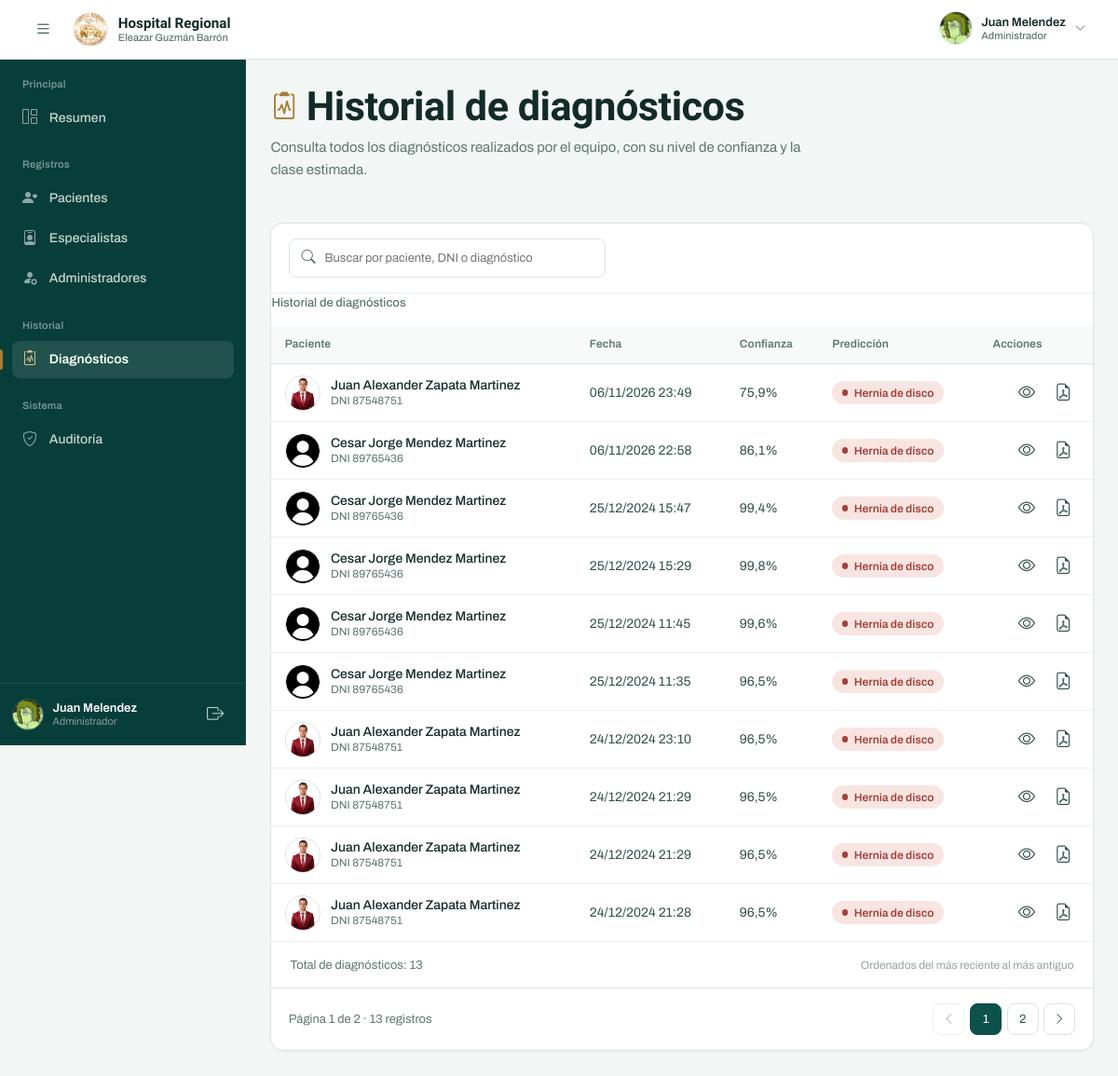
The page /historial/ (signed in) on the database its author committed.
### tasks/models.py (models this page shows, shortened)
class Usuario(AbstractBaseUser):
    primer_nombre = models.CharField(max_length=200)
    segundo_nombre = models.CharField(max_length=200, blank=True)
    apellido_paterno = models.CharField(max_length=200)
    apellido_materno = models.CharField(max_length=200)
    codigo_empl = models.CharField(max_length=10)
    usuario_administrador = models.BooleanField(default=False)
    estado = models.ForeignKey(Estado, on_delete=models.CASCADE,null=True)
    username = models.CharField(max_length=20, unique=True, null=False)
    email = models.EmailField(max_length=200,unique=True)  # Cambiado a EmailField
    telefono = models.CharField(max_length=9, validators=[MinLengthValidator(9)], null=True, blank=True)
    dni = models.CharField(max_length=8, validators=[MinLengthValidator(8)], null=True, blank=True)
    foto = models.ImageField('Imagen de perfil', upload_to='usuarios1/', null=True, blank=True)
    fecha_creacion = models.DateTimeField(auto_now_add=True)
    es_demo = models.BooleanField(default=False, db_index=True)
    objects = UsuarioManager()
    USERNAME_FIELD = 'username'
    REQUIRED_FIELDS = ['email', 'primer_nombre', 'segundo_nombre', 'apellido_paterno', 'apellido_materno']
    @property
    def is_active(self):
        return self.estado_id is not None and self.estado.name == "Activo"

class Historial_paciente (models.Model):
    empleado = models.ForeignKey(Usuario, on_delete=models.CASCADE)
    paciente = models.ForeignKey(Paciente, on_delete=models.CASCADE)
    padecimiento = models.ForeignKey(Padecimiento, on_delete=models.CASCADE)
    fecha = models.DateTimeField(auto_now_add=True)
    precision_value = models.DecimalField(max_digits=10, decimal_places=2, default=Decimal('0.00'))
    es_demo = models.BooleanField(default=False, db_index=True)

class Paciente (models.Model):
    primer_nombre = models.CharField(max_length=200)
    segundo_nombre = models.CharField(max_length=200, blank=True)
    apellido_paterno = models.CharField(max_length=200)
    apellido_materno = models.CharField(max_length=200)
    correo = models.CharField(max_length=200, blank=True)
    telefono = models.CharField(max_length=9, validators=[MinLengthValidator(9)], blank=True)
    dni = models.CharField(max_length=8, validators=[MinLengthValidator(8)],unique=True)
    foto = models.ImageField('Imagen de perfil', upload_to='perfil/', null=True, blank=True)
    fecha_creacion = models.DateTimeField(auto_now_add=True)
    activo = models.BooleanField(default=True)
    es_demo = models.BooleanField(default=False, db_index=True)

### tasks/views.py (the view)
# urls.py: path('historial/',v.moduloHistorialD,name='historial_d'),
@login_required
def moduloHistorialD(request):
    titulo = "Historial de diagnósticos"
    q = _texto_busqueda(request)
    historial = Historial_paciente.objects.select_related(
        'paciente', 'padecimiento', 'empleado'
    ).order_by('-fecha')
    historial = _buscar_historial(historial, q)
    paginator = Paginator(historial, 10)
    page_obj = paginator.get_page(request.GET.get('page'))
    return render(request, "crud/historiald.html",{
        'titulo':titulo,
        'historial':page_obj,
        'page_obj':page_obj,
        'cantidad':paginator.count,
        'q':q,
        'querystring':_querystring_sin_pagina(request),
    })

### tasks/templates/crud/historiald.html
{% extends 'crud/basecrud.html' %} {% load static %} {% block page_title %}Historial de diagnósticos{% endblock %} {% block icon_crud %}<i class="bi bi-clipboard2-pulse" aria-hidden="true"></i>{% endblock %} {% block descripcion %} Consulta todos los diagnósticos realizados por el equipo, con su nivel de confianza y la clase estimada. {% endblock %} {% block crud_mod %} {% include 'crud/_historial_tabla.html' with caption="Historial de diagnósticos" origen="d" %} {% endblock %}

### tasks/templates/layout/base.html (shortened to what this page needs)
{% load static %}
<!DOCTYPE html>
<html lang="es">
  <head>
    <link
      rel="stylesheet"
      href="https://cdn.jsdelivr.net/npm/bootstrap-icons@1.11.3/font/bootstrap-icons.min.css"
    />
    <link
      href="https://cdn.jsdelivr.net/npm/bootstrap@5.3.3/dist/css/bootstrap.min.css"
      rel="stylesheet"
    />
    <link rel="stylesheet" href="{% static 'styles/base.css' %}" />
    <link rel="stylesheet" href="{% static 'styles/dashboard.css' %}" />
    <link rel="stylesheet" href="{% static 'styles/diagnostico.css' %}" />
    <link rel="stylesheet" href="{% static 'styles/etapa2.css' %}" />
    <link rel="stylesheet" href="{% static 'styles/etapa3.css' %}" />
    <link rel="stylesheet" href="{% static 'styles/etapaf.css' %}" />
    <link rel="stylesheet" href="{% static 'styles/r_paciente.css' %}" />
  </head>
  <body>
    <div id="__next">
      <header class="app-header">
        <div class="app-header__left">
          <button
            class="icon-btn menu-btn"
            id="menu_toggle"
            type="button"
            aria-label="Abrir menú de navegación"
            aria-controls="sidebar"
            aria-expanded="false"
          >
            <i class="bi bi-list" aria-hidden="true"></i>
          </button>
          <a class="brand" href="{% url 'dashboard' %}">
            <img
              class="brand__seal"
              src="{% static 'img/logo-hospital-transparente.png' %}"
              alt=""
            />
            <span class="brand__text">
              <span class="brand__title">Hospital Regional</span>
              <span class="brand__subtitle">Eleazar Guzmán Barrón</span>
            </span>
          </a>
        </div>
        <div class="app-header__right">
          <div class="perfil">
            <button
              class="perfil__trigger"
              id="perfil_trigger"
              type="button"
              aria-label="Abrir menú de usuario"
              aria-haspopup="true"
              aria-expanded="false"
              aria-controls="panel_conf"
            >
              {% if user.foto %}
                <img id="avatar_1" src="{{ user.foto.url }}" alt="" />
              {% else %}
                <img
                  id="avatar_1"
                  src="{% static 'img/user_default.png' %}"
                  alt=""
                />
              {% endif %}
              <span class="perfil__meta">
                <span class="perfil__name">
                  {{ user.primer_nombre }} {{ user.apellido_paterno }}
                </span>
                <span class="perfil__role">
                  {% if request.user.usuario_administrador %}Administrador{% else %}Especialista{% endif %}
                </span>
              </span>
              <i class="bi bi-chevron-down perfil__chev" aria-hidden="true"></i>
            </button>
          </div>
        </div>
      </header>
      <div class="app-shell" id="main_">
        <nav class="sidebar" id="sidebar" aria-label="Navegación principal">
          <div class="sidebar__scroll">
            <div class="nav-group">
              <p class="nav-group__label">Principal</p>
              <a
                href="{% url 'dashboard' %}"
                class="nav-link {% if request.resolver_match.url_name == 'dashboard' %}is-active{% endif %}"
              >
                <i class="bi bi-grid-1x2" aria-hidden="true"></i>
                <span>Resumen</span>
              </a>
            </div>
            <div class="nav-group">
              <p class="nav-group__label">Registros</p>
              <a
                href="{% url 'paciente' %}"
                class="nav-link "
              >
                <i class="bi bi-person-heart" aria-hidden="true"></i>
                <span>Pacientes</span>
              </a>
              {% if request.user.usuario_administrador %}
                <a
                  href="{% url 'especialista' %}"
                  class="nav-link {% if request.resolver_match.url_name == 'especialista' or request.resolver_match.url_name == 'registro_e' or nav_section == 'especialista' %}is-active{% endif %}"
                >
                  <i class="bi bi-person-badge" aria-hidden="true"></i>
                  <span>Especialistas</span>
                </a>
                <a
                  href="{% url 'administrador' %}"
                  class="nav-link {% if request.resolver_match.url_name == 'administrador' or request.resolver_match.url_name == 'registro_a' or nav_section == 'administrador' %}is-active{% endif %}"
                >
                  <i class="bi bi-person-fill-gear" aria-hidden="true"></i>
                  <span>Administradores</span>
                </a>
              {% endif %}
            </div>
            <div class="nav-group">
              <p class="nav-group__label">Historial</p>
              <a
                href="{% url 'historial_d' %}"
                class="nav-link {% if request.resolver_match.url_name == 'historial_d' or nav_section == 'historial_d' %}is-active{% endif %}"
                {% if request.resolver_match.url_name == 'historial_d' or nav_section == 'historial_d' %}aria-current="page"{% endif %}
              >
                <i class="bi bi-clipboard2-pulse" aria-hidden="true"></i>
                <span>Diagnósticos</span>
              </a>
            </div>
            {% if request.user.usuario_administrador %}
              <div class="nav-group">
                <p class="nav-group__label">Sistema</p>
                <a
                  href="{% url 'auditoria' %}"
                  class="nav-link {% if request.resolver_match.url_name == 'auditoria' %}is-active{% endif %}"
                >
                  <i class="bi bi-shield-check" aria-hidden="true"></i>
                  <span>Auditoría</span>
                </a>
              </div>
            {% endif %}
          </div>
          <div class="sidebar__footer">
            <div class="sidebar-user">
              {% if user.foto %}
                <img src="{{ user.foto.url }}" alt="" />
              {% else %}
                <img src="{% static 'img/user_default.png' %}" alt="" />
              {% endif %}
              <div class="sidebar-user__meta">
                <span class="sidebar-user__name">
                  {{ user.primer_nombre }} {{ user.apellido_paterno }}
                </span>
                <span class="sidebar-user__role">
                  {% if request.user.usuario_administrador %}Administrador{% else %}Especialista{% endif %}
                </span>
              </div>
              <form method="post" action="{% url 'logout' %}">
                <button
                  type="submit"
                  class="icon-btn icon-btn--onDark"
                  aria-label="Cerrar sesión"
                  title="Cerrar sesión"
                >
                  <i class="bi bi-box-arrow-right" aria-hidden="true"></i>
                </button>
              </form>
            </div>
          </div>
        </nav>
        <main class="main_content" id="main_content">
          <div class="page-shell">
            {% block content %} {% endblock %}
          </div>
        </main>
      </div>
    </div>
  </body>
</html>

### tasks/templates/crud/_historial_tabla.html (shortened to what this page needs)
{% load static %}
<section class="panel">
  <div class="panel__header table-toolbar">
    <form method="get" role="search" class="table-toolbar__search">
      <input
        type="search"
        id="btn_buscar_p"
        name="q"
        value="{{ q }}"
        placeholder="Buscar por paciente, DNI o diagnóstico"
        autocomplete="off"
      />
    </form>
  </div>
  <div class="table-scroll">
    <table class="table-app table-app--cards" id="tbl">
      <caption>{{ caption }}</caption>
      <thead>
        <tr>
          <th>Paciente</th>
          <th>Fecha</th>
          <th>Confianza</th>
          <th>Predicción</th>
          <th class="table-actions">Acciones</th>
        </tr>
      </thead>
      <tbody>
        {% for p in historial %}
          <tr
            data-search="{{ p.paciente.primer_nombre }} {{ p.paciente.segundo_nombre }} {{ p.paciente.apellido_paterno }} {{ p.paciente.apellido_materno }} {{ p.paciente.dni }} {{ p.padecimiento.name }}"
          >
            <td>
              <div class="cell-patient">
                <span class="avatar-cell">
                  {% if p.paciente.foto %}
                    <img src="{{ p.paciente.foto.url }}" alt="" loading="lazy" />
                  {% else %}
                    <img
                      src="{% static 'img/user_default.png' %}"
                      alt=""
                      loading="lazy"
                    />
                  {% endif %}
                </span>
                <span class="cell-patient__body">
                  <span class="cell-patient__name">
                    {{ p.paciente.primer_nombre }} {{ p.paciente.segundo_nombre }}
                    {{ p.paciente.apellido_paterno }}
                    {{ p.paciente.apellido_materno }}
                  </span>
                  <span class="cell-patient__sub">
                    DNI {{ p.paciente.dni }}
                  </span>
                </span>
              </div>
            </td>
            <td class="cell-muted" data-label="Fecha">
              {{ p.fecha|date:"d/m/Y H:i" }}
            </td>
            <td class="tabular" data-label="Confianza">
              {{ p.precision_value|floatformat:1 }}%
            </td>
            <td data-label="Predicción">
              {% if p.padecimiento.name == 'Hernia de Disco' %}
                <span class="badge-status badge-status--danger">
                  Hernia de disco
                </span>
              {% elif p.padecimiento.name == 'Espondilolistesis' %}
                <span class="badge-status badge-status--warn">
                  Espondilolistesis
                </span>
              {% else %}
                <span class="badge-status badge-status--ok">Normal</span>
              {% endif %}
            </td>
            <td class="table-actions">
              <a
                href="{% url 'diagnostico_detalle' p.id %}{% if origen %}?origen={{ origen }}{% endif %}"
                class="icon-btn"
                title="Ver detalle del diagnóstico"
                aria-label="Ver detalle del diagnóstico de {{ p.paciente.primer_nombre }} {{ p.paciente.apellido_paterno }}"
              >
                <i class="bi bi-eye" aria-hidden="true"></i>
              </a>
              <a
                href="{% url 'diagnostico_pdf' p.id %}"
                class="icon-btn"
                target="_blank"
                rel="noopener"
                title="Ver informe PDF"
                aria-label="Ver informe PDF del diagnóstico de {{ p.paciente.primer_nombre }} {{ p.paciente.apellido_paterno }}"
              >
                <i class="bi bi-file-earmark-pdf" aria-hidden="true"></i>
              </a>
            </td>
          </tr>
        {% endfor %}
      </tbody>
    </table>
  </div>
  <div class="table-footer">
    <span>
      {% if q %}
        Resultados para “{{ q }}”: {{ cantidad }}
      {% else %}
        Total de diagnósticos: {{ cantidad }}
      {% endif %}
    </span>
    <span class="table-footer__hint">
      Ordenados del más reciente al más antiguo
    </span>
  </div>
  {% include 'crud/_paginacion.html' %}
</section>

### rows shown on the page
Usuario: foto (picture), primer_nombre "Juan", apellido_paterno "Melendez"
Historial_paciente: paciente.foto (picture), paciente.primer_nombre "Juan", paciente.segundo_nombre "Alexander", paciente.apellido_paterno "Zapata", paciente.apellido_materno "Martinez", paciente.dni "87548751", fecha "06/11/2026 23:49", precision_value "75,9", shows "Hernia de disco"
Historial_paciente: paciente.primer_nombre "Cesar", paciente.segundo_nombre "Jorge", paciente.apellido_paterno "Mendez", paciente.apellido_materno "Martinez", paciente.dni "89765436", fecha "06/11/2026 22:58", precision_value "86,1", shows "Hernia de disco"
Historial_paciente: paciente.primer_nombre "Cesar", paciente.segundo_nombre "Jorge", paciente.apellido_paterno "Mendez", paciente.apellido_materno "Martinez", paciente.dni "89765436", fecha "25/12/2024 15:47", precision_value "99,4", shows "Hernia de disco"
Historial_paciente: paciente.primer_nombre "Cesar", paciente.segundo_nombre "Jorge", paciente.apellido_paterno "Mendez", paciente.apellido_materno "Martinez", paciente.dni "89765436", fecha "25/12/2024 15:29", precision_value "99,8", shows "Hernia de disco"
Historial_paciente: paciente.primer_nombre "Cesar", paciente.segundo_nombre "Jorge", paciente.apellido_paterno "Mendez", paciente.apellido_materno "Martinez", paciente.dni "89765436", fecha "25/12/2024 11:45", precision_value "99,6", shows "Hernia de disco"
Historial_paciente: paciente.primer_nombre "Cesar", paciente.segundo_nombre "Jorge", paciente.apellido_paterno "Mendez", paciente.apellido_materno "Martinez", paciente.dni "89765436", fecha "25/12/2024 11:35", precision_value "96,5", shows "Hernia de disco"
Historial_paciente: paciente.foto (picture), paciente.primer_nombre "Juan", paciente.segundo_nombre "Alexander", paciente.apellido_paterno "Zapata", paciente.apellido_materno "Martinez", paciente.dni "87548751", fecha "24/12/2024 23:10", precision_value "96,5", shows "Hernia de disco"
Historial_paciente: paciente.foto (picture), paciente.primer_nombre "Juan", paciente.segundo_nombre "Alexander", paciente.apellido_paterno "Zapata", paciente.apellido_materno "Martinez", paciente.dni "87548751", fecha "24/12/2024 21:29", precision_value "96,5", shows "Hernia de disco"
Historial_paciente: paciente.foto (picture), paciente.primer_nombre "Juan", paciente.segundo_nombre "Alexander", paciente.apellido_paterno "Zapata", paciente.apellido_materno "Martinez", paciente.dni "87548751", fecha "24/12/2024 21:29", precision_value "96,5", shows "Hernia de disco"
Historial_paciente: paciente.foto (picture), paciente.primer_nombre "Juan", paciente.segundo_nombre "Alexander", paciente.apellido_paterno "Zapata", paciente.apellido_materno "Martinez", paciente.dni "87548751", fecha "24/12/2024 21:28", precision_value "96,5", shows "Hernia de disco"

### other values the page prints
{{ caption }} "Historial de diagnósticos"
{{ cantidad }} "13"
{{ page_obj.number }} "1"
{{ page_obj.paginator.num_pages }} "2"
{{ page_obj.paginator.count }} "13"
{{ num }} "1"
{{ num }} "2"
